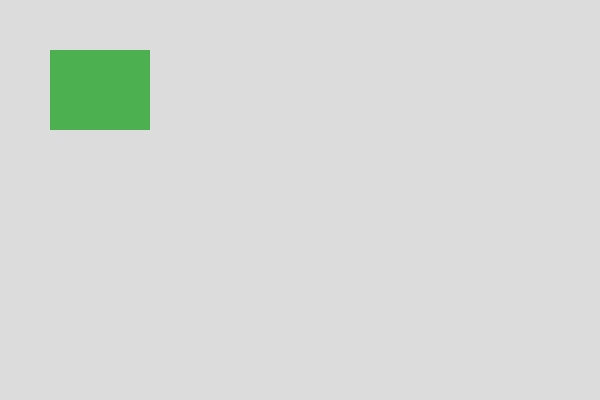
Frame 1 (no input)
Frame 60 (no input): identical to frame 1, image omitted
Frame 120 (the mouse pressed at the canvas centre since frame 60): identical to frame 1, image omitted

The p5.js sketch that drew this single still picture (run headless with seeded random() and noise() and a simulated clock; from frame 60 on, the mouse is pressed at the canvas centre):

// p5.js sketch
// ── sketch.js
// LMC 2700 Lab 1
// 5. Shapes
// Lab page: https://gatech.instructure.com/courses/485270/assignments/2162834
// Reference: https://p5js.org/reference/#Shape

function setup() {
  createCanvas(600, 400);
  background(220);
}

function draw() {
  // 1. A rectangle
  // rect(x, y, width, height)
  // Reference: https://p5js.org/reference/#/p5/rect
  fill("#4CAF50");
  noStroke(); // no outline
  rect(50, 50, 100, 80); // starts at (50,50)

  // 2. An ellipse (circle/oval)
  // ellipse(x, y, width, height)
  // Reference: https://p5js.org/reference/#/p5/ellipse
  // fill("#2196F3");
  // ellipse(300, 90, 120, 120); // centered at (300,90)

  // 3. A line
  // line(x1, y1, x2, y2)
  // Reference: https://p5js.org/reference/#/p5/line
  // stroke("#E91E63");
  // strokeWeight(4); // thickness
  // line(450, 50, 550, 130);

  // 4. A triangle
  // triangle(x1, y1, x2, y2, x3, y3)
  // Reference: https://p5js.org/reference/#/p5/triangle
  // noStroke();
  // fill("#FF9800");
  // triangle(100, 200, 50, 300, 150, 300);

  // 5. An arc (part of an ellipse)
  // arc(x, y, width, height, start, stop, mode)
  // Reference: https://p5js.org/reference/#/p5/arc
  // angleMode(DEGREES); // set the angle unit to degrees
  // fill("#9C27B0");
  // arc(300, 250, 150, 150, 0, 180, PIE); // half-circle
}
